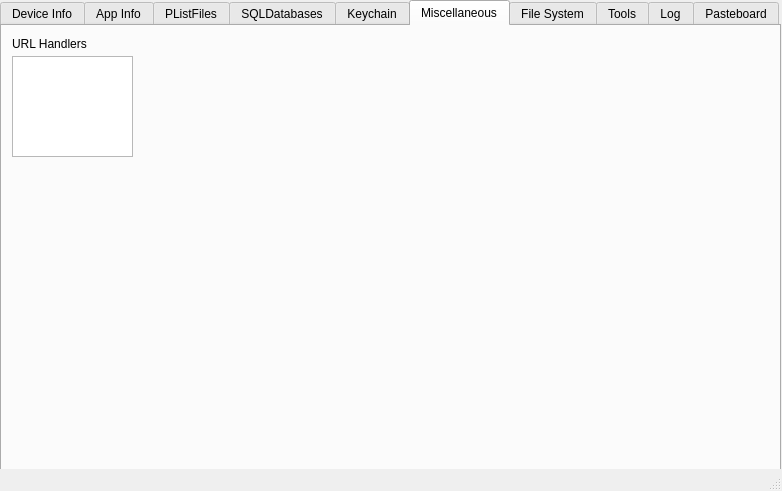
<?xml version="1.0" encoding="UTF-8"?>
<ui version="4.0">
 <class>MainWindow</class>
 <widget class="QMainWindow" name="MainWindow">
  <property name="geometry">
   <rect>
    <x>0</x>
    <y>0</y>
    <width>782</width>
    <height>491</height>
   </rect>
  </property>
  <property name="windowTitle">
   <string>MainWindow</string>
  </property>
  <widget class="QWidget" name="centralwidget">
   <widget class="QTabWidget" name="tabWidget">
    <property name="geometry">
     <rect>
      <x>0</x>
      <y>0</y>
      <width>781</width>
      <height>551</height>
     </rect>
    </property>
    <property name="currentIndex">
     <number>5</number>
    </property>
    <property name="tabBarAutoHide">
     <bool>false</bool>
    </property>
    <widget class="QWidget" name="tabDeviceInfo">
     <attribute name="title">
      <string>Device Info</string>
     </attribute>
     <widget class="QPushButton" name="btnConnect">
      <property name="geometry">
       <rect>
        <x>280</x>
        <y>340</y>
        <width>220</width>
        <height>32</height>
       </rect>
      </property>
      <property name="text">
       <string>Connect</string>
      </property>
     </widget>
     <widget class="QLineEdit" name="txtIPAddress">
      <property name="geometry">
       <rect>
        <x>370</x>
        <y>180</y>
        <width>121</width>
        <height>21</height>
       </rect>
      </property>
      <property name="text">
       <string/>
      </property>
     </widget>
     <widget class="QLineEdit" name="txtPort">
      <property name="geometry">
       <rect>
        <x>370</x>
        <y>220</y>
        <width>121</width>
        <height>21</height>
       </rect>
      </property>
      <property name="text">
       <string>22</string>
      </property>
     </widget>
     <widget class="QLabel" name="lblIPAddress">
      <property name="geometry">
       <rect>
        <x>290</x>
        <y>180</y>
        <width>81</width>
        <height>16</height>
       </rect>
      </property>
      <property name="text">
       <string>IP Address</string>
      </property>
     </widget>
     <widget class="QLabel" name="lblPort">
      <property name="geometry">
       <rect>
        <x>290</x>
        <y>220</y>
        <width>81</width>
        <height>16</height>
       </rect>
      </property>
      <property name="text">
       <string>Port</string>
      </property>
     </widget>
     <widget class="QLabel" name="lblTitle">
      <property name="geometry">
       <rect>
        <x>290</x>
        <y>120</y>
        <width>201</width>
        <height>51</height>
       </rect>
      </property>
      <property name="font">
       <font>
        <pointsize>28</pointsize>
       </font>
      </property>
      <property name="text">
       <string>SSH Connection</string>
      </property>
     </widget>
     <widget class="QLabel" name="lblUsername">
      <property name="geometry">
       <rect>
        <x>290</x>
        <y>260</y>
        <width>81</width>
        <height>16</height>
       </rect>
      </property>
      <property name="text">
       <string>Username</string>
      </property>
     </widget>
     <widget class="QLabel" name="lblChangePassword">
      <property name="geometry">
       <rect>
        <x>290</x>
        <y>300</y>
        <width>81</width>
        <height>16</height>
       </rect>
      </property>
      <property name="text">
       <string>Password</string>
      </property>
     </widget>
     <widget class="QLineEdit" name="txtUsername">
      <property name="geometry">
       <rect>
        <x>370</x>
        <y>260</y>
        <width>121</width>
        <height>21</height>
       </rect>
      </property>
      <property name="text">
       <string>root</string>
      </property>
     </widget>
     <widget class="QLineEdit" name="txtPassword">
      <property name="geometry">
       <rect>
        <x>370</x>
        <y>300</y>
        <width>121</width>
        <height>21</height>
       </rect>
      </property>
      <property name="text">
       <string>alpine</string>
      </property>
     </widget>
    </widget>
    <widget class="QWidget" name="tabAppInfo">
     <attribute name="title">
      <string>App Info</string>
     </attribute>
     <widget class="QListWidget" name="listApplication">
      <property name="geometry">
       <rect>
        <x>10</x>
        <y>50</y>
        <width>251</width>
        <height>461</height>
       </rect>
      </property>
     </widget>
     <widget class="QLabel" name="lblApplications">
      <property name="geometry">
       <rect>
        <x>10</x>
        <y>0</y>
        <width>201</width>
        <height>51</height>
       </rect>
      </property>
      <property name="font">
       <font>
        <pointsize>28</pointsize>
       </font>
      </property>
      <property name="text">
       <string>Applications</string>
      </property>
     </widget>
     <widget class="QGroupBox" name="gbApplicationInfo">
      <property name="geometry">
       <rect>
        <x>270</x>
        <y>40</y>
        <width>501</width>
        <height>240</height>
       </rect>
      </property>
      <property name="title">
       <string>Application Information</string>
      </property>
      <widget class="QLabel" name="stlblBundleID">
       <property name="geometry">
        <rect>
         <x>10</x>
         <y>30</y>
         <width>111</width>
         <height>16</height>
        </rect>
       </property>
       <property name="text">
        <string>Bundle ID</string>
       </property>
      </widget>
      <widget class="QLabel" name="stlblBundelName">
       <property name="geometry">
        <rect>
         <x>10</x>
         <y>60</y>
         <width>111</width>
         <height>16</height>
        </rect>
       </property>
       <property name="text">
        <string>Bundle Name</string>
       </property>
      </widget>
      <widget class="QLabel" name="stlblBundleUUID">
       <property name="geometry">
        <rect>
         <x>10</x>
         <y>90</y>
         <width>111</width>
         <height>16</height>
        </rect>
       </property>
       <property name="text">
        <string>Bundle UUID</string>
       </property>
      </widget>
      <widget class="QLabel" name="stlblDataUUID">
       <property name="geometry">
        <rect>
         <x>10</x>
         <y>120</y>
         <width>111</width>
         <height>16</height>
        </rect>
       </property>
       <property name="text">
        <string>Data UUID</string>
       </property>
      </widget>
      <widget class="QLabel" name="stlblBundleVersion">
       <property name="geometry">
        <rect>
         <x>10</x>
         <y>150</y>
         <width>111</width>
         <height>16</height>
        </rect>
       </property>
       <property name="text">
        <string>Bundle Version</string>
       </property>
      </widget>
      <widget class="QLabel" name="stlblPlatformVersion">
       <property name="geometry">
        <rect>
         <x>10</x>
         <y>180</y>
         <width>121</width>
         <height>16</height>
        </rect>
       </property>
       <property name="text">
        <string>Platform Version</string>
       </property>
      </widget>
      <widget class="QLabel" name="stlblMinimumOS">
       <property name="geometry">
        <rect>
         <x>10</x>
         <y>210</y>
         <width>121</width>
         <height>16</height>
        </rect>
       </property>
       <property name="text">
        <string>Minimum OS</string>
       </property>
      </widget>
      <widget class="QLabel" name="lblBundleVersion">
       <property name="geometry">
        <rect>
         <x>140</x>
         <y>150</y>
         <width>351</width>
         <height>16</height>
        </rect>
       </property>
       <property name="text">
        <string>N/A</string>
       </property>
      </widget>
      <widget class="QLabel" name="lblDataUUID">
       <property name="geometry">
        <rect>
         <x>140</x>
         <y>120</y>
         <width>351</width>
         <height>16</height>
        </rect>
       </property>
       <property name="text">
        <string>N/A</string>
       </property>
      </widget>
      <widget class="QLabel" name="lblMinimumOS">
       <property name="geometry">
        <rect>
         <x>140</x>
         <y>210</y>
         <width>351</width>
         <height>16</height>
        </rect>
       </property>
       <property name="text">
        <string>N/A</string>
       </property>
      </widget>
      <widget class="QLabel" name="lblPlatformVersion">
       <property name="geometry">
        <rect>
         <x>140</x>
         <y>180</y>
         <width>351</width>
         <height>16</height>
        </rect>
       </property>
       <property name="text">
        <string>N/A</string>
       </property>
      </widget>
      <widget class="QLabel" name="lblBundleUUID">
       <property name="geometry">
        <rect>
         <x>140</x>
         <y>90</y>
         <width>351</width>
         <height>16</height>
        </rect>
       </property>
       <property name="text">
        <string>N/A</string>
       </property>
      </widget>
      <widget class="QLabel" name="lblBundleName">
       <property name="geometry">
        <rect>
         <x>140</x>
         <y>60</y>
         <width>351</width>
         <height>16</height>
        </rect>
       </property>
       <property name="text">
        <string>N/A</string>
       </property>
      </widget>
      <widget class="QLabel" name="lblBundleID">
       <property name="geometry">
        <rect>
         <x>140</x>
         <y>30</y>
         <width>351</width>
         <height>16</height>
        </rect>
       </property>
       <property name="text">
        <string>N/A</string>
       </property>
      </widget>
     </widget>
     <widget class="QLabel" name="lblLocalPath">
      <property name="geometry">
       <rect>
        <x>280</x>
        <y>290</y>
        <width>481</width>
        <height>16</height>
       </rect>
      </property>
      <property name="text">
       <string>Local Path</string>
      </property>
     </widget>
     <widget class="QPushButton" name="btnMobSF">
      <property name="geometry">
       <rect>
        <x>270</x>
        <y>310</y>
        <width>501</width>
        <height>32</height>
       </rect>
      </property>
      <property name="text">
       <string>MobSF</string>
      </property>
     </widget>
     <widget class="QPushButton" name="btnReSnapShot">
      <property name="geometry">
       <rect>
        <x>270</x>
        <y>340</y>
        <width>501</width>
        <height>32</height>
       </rect>
      </property>
      <property name="text">
       <string>Latest Code</string>
      </property>
     </widget>
    </widget>
    <widget class="QWidget" name="tabPListFiles">
     <attribute name="title">
      <string>PListFiles</string>
     </attribute>
     <widget class="QListView" name="lstPListFiles">
      <property name="geometry">
       <rect>
        <x>10</x>
        <y>10</y>
        <width>761</width>
        <height>141</height>
       </rect>
      </property>
     </widget>
     <widget class="QTextEdit" name="txtPListFileData">
      <property name="geometry">
       <rect>
        <x>10</x>
        <y>160</y>
        <width>761</width>
        <height>331</height>
       </rect>
      </property>
     </widget>
    </widget>
    <widget class="QWidget" name="tabSQLDatabases">
     <attribute name="title">
      <string>SQLDatabases</string>
     </attribute>
     <widget class="QTextEdit" name="txtDatabaseFileContent">
      <property name="geometry">
       <rect>
        <x>10</x>
        <y>160</y>
        <width>761</width>
        <height>331</height>
       </rect>
      </property>
     </widget>
     <widget class="QListView" name="lstDatabaseFiles">
      <property name="geometry">
       <rect>
        <x>10</x>
        <y>10</y>
        <width>761</width>
        <height>141</height>
       </rect>
      </property>
     </widget>
    </widget>
    <widget class="QWidget" name="tabKeychain">
     <attribute name="title">
      <string>Keychain</string>
     </attribute>
     <widget class="QTextEdit" name="txtKeyChainData">
      <property name="geometry">
       <rect>
        <x>10</x>
        <y>10</y>
        <width>761</width>
        <height>421</height>
       </rect>
      </property>
     </widget>
    </widget>
    <widget class="QWidget" name="tabMiscellaneous">
     <attribute name="title">
      <string>Miscellaneous</string>
     </attribute>
     <widget class="QLabel" name="lblURLHandlers">
      <property name="geometry">
       <rect>
        <x>10</x>
        <y>10</y>
        <width>91</width>
        <height>16</height>
       </rect>
      </property>
      <property name="text">
       <string>URL Handlers</string>
      </property>
     </widget>
     <widget class="QTextEdit" name="txtURLHandlers">
      <property name="geometry">
       <rect>
        <x>10</x>
        <y>30</y>
        <width>121</width>
        <height>101</height>
       </rect>
      </property>
     </widget>
    </widget>
    <widget class="QWidget" name="tabFileSystem">
     <attribute name="title">
      <string>File System</string>
     </attribute>
    </widget>
    <widget class="QWidget" name="tabTools">
     <attribute name="title">
      <string>Tools</string>
     </attribute>
    </widget>
    <widget class="QWidget" name="tabLog">
     <attribute name="title">
      <string>Log</string>
     </attribute>
    </widget>
    <widget class="QWidget" name="tabPasteboard">
     <attribute name="title">
      <string>Pasteboard</string>
     </attribute>
    </widget>
   </widget>
  </widget>
  <widget class="QStatusBar" name="statusbar"/>
 </widget>
 <resources/>
 <connections/>
</ui>
